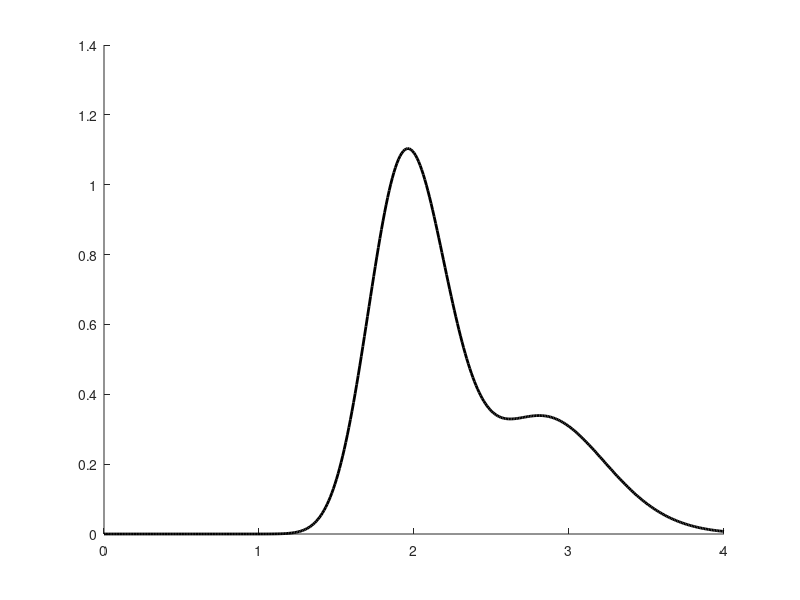

Write MATLAB code to recreate this figure. (Note: this script raises an error after producing the figure.)
%tickinspec.m
clear all,clf
c = 3.481048347*10^(19);
t = 0:0.01:4;
f = t.^(60).*(3^(59)*exp(-92*t/3) + 2^59*exp(-21*t) + exp(-12*t))/c;
hold on
p = plot(t,f,'k','LineWidth',2);
% Uncomment the following line to preserve the X-limits of the axes
%  xlim([1 4]);
% % Uncomment the following line to preserve the Y-limits of the axes
%  ylim([0 1.2]);
% hold('all');
% 
% % Create plot
% plot(t,f,'LineWidth',2,'Color',[0 0 0]);
% 
% % Create xlabel
% xlabel('$t$','Interpreter','latex','FontSize',20);
% 
% % Create ylabel
% ylabel('$f(t \, |\, x = 60)$','Interpreter','latex','FontSize',20);
%     

n = 10000;
x = 60; %number of tickets
p = [1/3,1/3,1/3] %initial value
kk = zeros(1,n);
tt = zeros(1,n);
k = min(find(cumsum(p)> rand));
for i=1:n
    a = x+ 1;
    b = 2/k + 10*k; 
    t = gamrand(a,b);
    tt(i) = t;
    p = [exp(-12*t),2^(x-1)*exp(-21*t), 3^(x-1)*exp(-92*t/3)];
    p = p/sum(p);
    k = min(find(cumsum(p)> rand));
    kk(i) = k;
end
p1est = sum(kk == 1)/n  %estimate of posterior probability 1
p2est = sum(kk == 2)/n  %estimate of posterior probability 2
p3est = sum(kk == 3)/n  %estimate of posterior probability 3
kde(tt)
